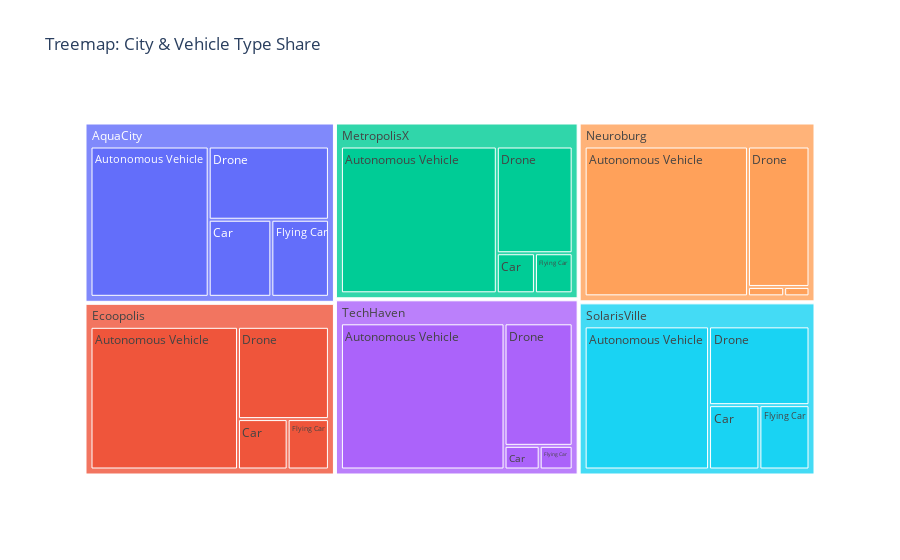

This figure's notebook cell:
### Code cell
fig = px.treemap(df, path=["City","Vehicle Type"], title="Treemap: City & Vehicle Type Share")
fig.show()

### Figure 1 — Plotly figure (JSON) as saved in the notebook; plotly's stock layout.template omitted (floating-point values rounded to 4 significant figures)
{"data": [{"branchvalues": "total", "domain": {"x": [0, 1], "y": [0, 1]}, "hovertemplate": "labels=%{label}<br>count=%{value}<br>parent=%{parent}<br>id=%{id}<extra></extra>", "ids": ["Ecoopolis/Drone", "TechHaven/Autonomous Vehicle", "MetropolisX/Autonomous Vehicle", "AquaCity/Flying Car", "AquaCity/Drone", "SolarisVille/Autonomous Vehicle", "Ecoopolis/Autonomous Vehicle", "Neuroburg/Autonomous Vehicle", "AquaCity/Autonomous Vehicle", "SolarisVille/Drone", "TechHaven/Drone", "SolarisVille/Flying Car", "Neuroburg/Drone", "AquaCity/Car", "Neuroburg/Car", "Ecoopolis/Car", "MetropolisX/Drone", "Ecoopolis/Flying Car", "TechHaven/Flying Car", "SolarisVille/Car", "Neuroburg/Flying Car", "MetropolisX/Car", "TechHaven/Car", "MetropolisX/Flying Car", "Ecoopolis", "TechHaven", "MetropolisX", "AquaCity", "SolarisVille", "Neuroburg"], "labels": ["Drone", "Autonomous Vehicle", "Autonomous Vehicle", "Flying Car", "Drone", "Autonomous Vehicle", "Autonomous Vehicle", "Autonomous Vehicle", "Autonomous Vehicle", "Drone", "Drone", "Flying Car", "Drone", "Car", "Car", "Car", "Drone", "Flying Car", "Flying Car", "Car", "Flying Car", "Car", "Car", "Flying Car", "Ecoopolis", "TechHaven", "MetropolisX", "AquaCity", "SolarisVille", "Neuroburg"], "name": "", "parents": ["Ecoopolis", "TechHaven", "MetropolisX", "AquaCity", "AquaCity", "SolarisVille", "Ecoopolis", "Neuroburg", "AquaCity", "SolarisVille", "TechHaven", "SolarisVille", "Neuroburg", "AquaCity", "Neuroburg", "Ecoopolis", "MetropolisX", "Ecoopolis", "TechHaven", "SolarisVille", "Neuroburg", "MetropolisX", "TechHaven", "MetropolisX", "", "", "", "", "", ""], "type": "treemap", "values": [496, 1410, 1348, 260, 516, 1055, 1244, 1439, 1041, 469, 492, 191, 508, 283, 20, 148, 477, 123, 46, 192, 14, 90, 49, 89, 2011, 1997, 2004, 2100, 1907, 1981]}], "layout": {"legend": {"tracegroupgap": 0}, "title": {"text": "Treemap: City & Vehicle Type Share"}}}
